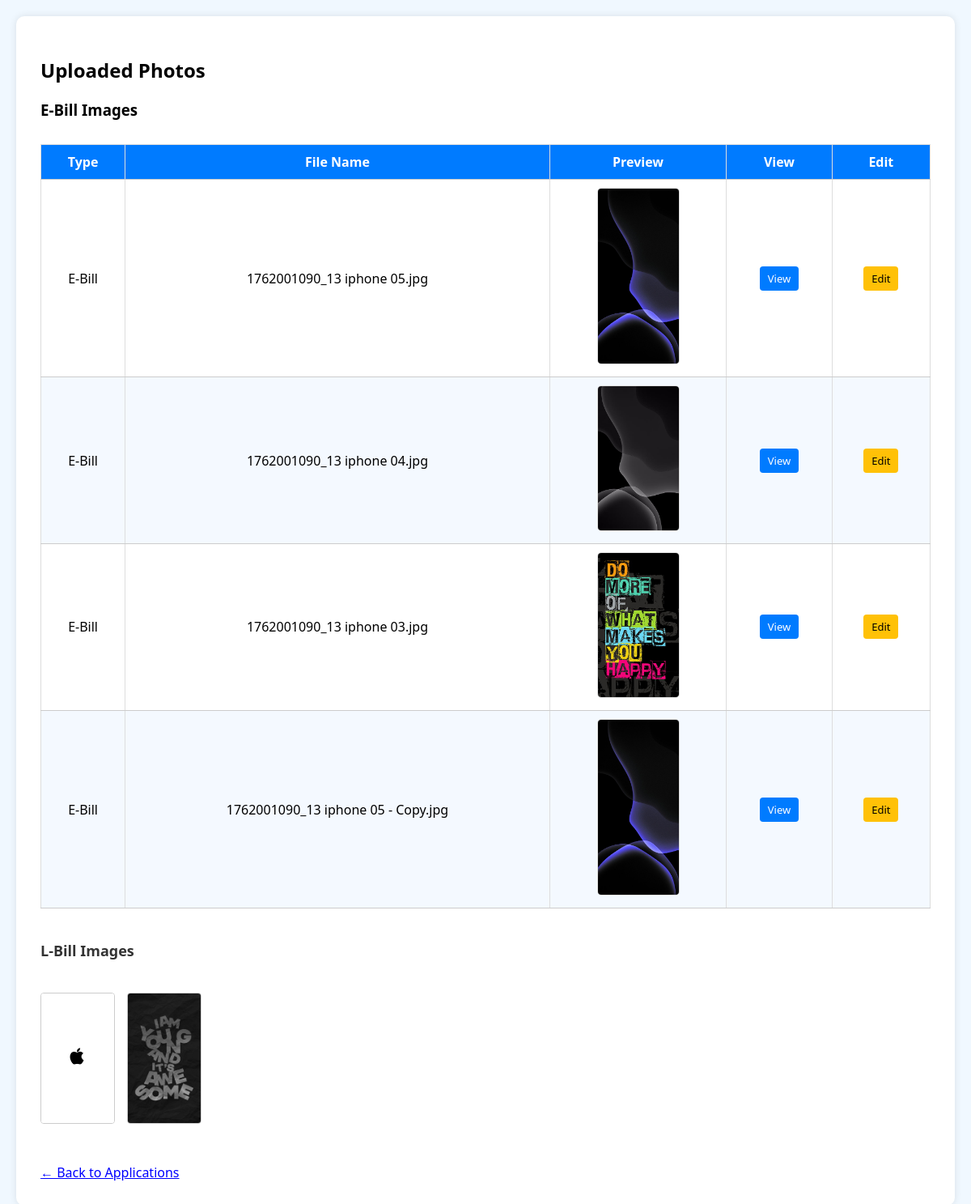
The app's page /parent/view_photos.php?id=9 (signed in) with its own data.
### tables this page shows
CREATE TABLE `application_info` (
  `id` int(11) NOT NULL,
  `user_id` int(11) DEFAULT NULL,
  `child_full_name` varchar(255) DEFAULT NULL,
  `child_initials` varchar(255) DEFAULT NULL,
  `child_religion` varchar(100) DEFAULT NULL,
  `dob` date DEFAULT NULL,
  `age` int(11) DEFAULT NULL,
  `applicant_full_name` varchar(255) DEFAULT NULL,
  `applicant_initials` varchar(255) DEFAULT NULL,
  `applicant_nic` varchar(20) DEFAULT NULL,
  `applicant_religion` varchar(100) DEFAULT NULL,
  `applicant_address` text DEFAULT NULL,
  `applicant_phone` varchar(20) DEFAULT NULL,
  `resident_district` varchar(100) DEFAULT NULL,
  `spouse_full_name` varchar(255) DEFAULT NULL,
  `spouse_initials` varchar(255) DEFAULT NULL,
  `spouse_nic` varchar(20) DEFAULT NULL,
  `spouse_religion` varchar(100) DEFAULT NULL,
  `spouse_address` text DEFAULT NULL,
  `spouse_phone` varchar(20) DEFAULT NULL,
  `spouse_district` varchar(100) DEFAULT NULL,
  `ebill_files` text DEFAULT NULL,
  `lbill_files` text DEFAULT NULL,
  `created_at` timestamp NOT NULL DEFAULT current_timestamp(),
  `status` varchar(20) DEFAULT 'pending',
  `marks` int(3) DEFAULT NULL,
  `feedback` text DEFAULT NULL,
  `assigned_admin_id` int(11) DEFAULT NULL
);

### parent/view_photos.php (the view, shortened to what this page needs)
<?php
include '../db.php';
$user_id = $_SESSION['user_id'];
$app_id = intval($_GET['id']);
$sql = "SELECT ebill_files, lbill_files FROM application_info WHERE id = ? AND user_id = ?";
$stmt = $conn->prepare($sql);
$stmt->bind_param("ii", $app_id, $user_id);
$stmt->execute();
$result = $stmt->get_result();
$row = $result->fetch_assoc();
function parseFileList($fileList) {
    return array_filter(array_map('trim', explode(',', $fileList)));
}
$ebills = parseFileList($row['ebill_files']);
$lbills = parseFileList($row['lbill_files']);
?>
<!DOCTYPE html>
<html lang="en">
<head>
    <link rel="stylesheet" href="../css/va.css">
</head>
<body>
<div class="container">
    <h2>Uploaded Photos</h2>
    <?php if (!empty($ebills)): ?>
        <h3>E-Bill Images</h3>
        <table>
            <thead>
            <tr>
                <th>Type</th>
                <th>File Name</th>
                <th>Preview</th>
                <th>View</th>
                <th>Edit</th>
            </tr>
            </thead>
            <tbody>
            <?php foreach ($ebills as $file): ?>
                <?php
                $file = trim($file);
                ?>
                <tr>
                    <td>E-Bill</td>
                    <td><?= htmlspecialchars(basename($file)) ?></td>
                    <td><img src="../<?= htmlspecialchars($file) ?>" class="thumb" alt="Ebill"></td>
                    <td><a class="view-btn" href="../<?= htmlspecialchars($file) ?>" target="_blank" rel="noopener noreferrer">View</a></td>
                    <td><a class="edit-btn" href="edit_file.php?file=<?= urlencode($file) ?>&type=ebill">Edit</a></td>
                </tr>
            <?php endforeach; ?>
            </tbody>
        </table>
    <?php else: ?>
        <p>No E-Bill images uploaded.</p>
    <?php endif; ?>
    <?php if (!empty($lbills)): ?>
        <div class="section-title">L-Bill Images</div>
        <div class="lbill-gallery">
            <?php
            foreach ($lbills as $file):
                $file = trim($file);
            ?>
                <a href="../<?= htmlspecialchars($file) ?>" target="_blank" rel="noopener noreferrer">
                    <img src="../<?= htmlspecialchars($file) ?>" alt="Lbill Image">
                </a>
            <?php endforeach; ?>
        </div>
    <?php else: ?>
        <p>No L-Bill images uploaded.</p>
    <?php endif; ?>
    <br><br>
    <a href="view_applications.php" style="color: blue;">← Back to Applications</a>
</div>
</body>
</html>

### css/va.css (style rules this page uses)
body { font-family: 'Segoe UI', sans-serif; background: #f0f8ff; margin: 0; padding: 20px; }
.container { max-width: 1200px; margin: auto; background: white; padding: 30px; border-radius: 10px; box-shadow: 0 0 10px rgba(0,0,0,0.1); }
table { width: 100%; border-collapse: collapse; background: #fff; }
thead { background-color: #007BFF; color: white; }
th, td { padding: 14px 12px; border: 1px solid #ddd; text-align: center; }
tr:nth-child(even) { background-color: #f4f9ff; }
.edit-btn { display: inline-block; padding: 6px 12px; background-color: #28a745; color: white; border-radius: 4px; text-decoration: none; font-size: 14px; }
.view-btn, .edit-btn { display: inline-block; padding: 6px 12px; margin-top: 4px; border-radius: 5px; text-decoration: none; font-size: 13px; color: white; }
.view-btn { background-color: #007bff; }
.edit-btn { background-color: #28a745; }

### parent/view_photos.php (style rules this page uses)
table { width: 100%; border-collapse: collapse; margin-top: 30px; }
th, td { padding: 10px; text-align: center; border-bottom: 1px solid #ccc; }
img.thumb { width: 100px; height: auto; border: 1px solid #ddd; border-radius: 5px; }
.view-btn, .edit-btn { padding: 6px 10px; margin: 2px; text-decoration: none; color: white; border-radius: 4px; font-size: 13px; }
.view-btn { background-color: #007bff; }
.edit-btn { background-color: #ffc107; color: black; }
.lbill-gallery { margin-top: 40px; display: flex; gap: 15px; flex-wrap: wrap; }
.lbill-gallery img { width: 90px; height: auto; border: 1px solid #ccc; border-radius: 4px; cursor: pointer; transition: transform 0.2s; }
.section-title { margin-top: 40px; font-size: 18px; font-weight: bold; color: #333; }

### records on screen
application_info: ebill_files "1762001090_13 iphone 05.jpg", ebill_files "1762001090_13 iphone 04.jpg", ebill_files "1762001090_13 iphone 03.jpg", ebill_files "1762001090_13 iphone 05 - Copy.jpg", ebill_files (picture), lbill_files (picture)
